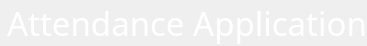
                <widget class="QFrame" name="frame_2">
                 <property name="minimumSize">
                  <size>
                   <width>0</width>
                   <height>0</height>
                  </size>
                 </property>
                 <property name="maximumSize">
                  <size>
                   <width>16777215</width>
                   <height>39</height>
                  </size>
                 </property>
                 <property name="styleSheet">
                  <string notr="true">border:none;</string>
                 </property>
                 <property name="frameShape">
                  <enum>QFrame::StyledPanel</enum>
                 </property>
                 <property name="frameShadow">
                  <enum>QFrame::Raised</enum>
                 </property>
                 <layout class="QHBoxLayout" name="horizontalLayout_2">
                  <property name="spacing">
                   <number>0</number>
                  </property>
                  <property name="leftMargin">
                   <number>0</number>
                  </property>
                  <property name="topMargin">
                   <number>0</number>
                  </property>
                  <property name="rightMargin">
                   <number>0</number>
                  </property>
                  <property name="bottomMargin">
                   <number>0</number>
                  </property>
                  <item>
                   <widget class="QLabel" name="label">
                    <property name="maximumSize">
                     <size>
                      <width>55</width>
                      <height>42</height>
                     </size>
                    </property>
                    <property name="text">
                     <string/>
                    </property>
                    <property name="textFormat">
                     <enum>Qt::AutoText</enum>
                    </property>
                    <property name="pixmap">
                     <pixmap>images/attendance_list.png</pixmap>
                    </property>
                    <property name="scaledContents">
                     <bool>true</bool>
                    </property>
                    <property name="alignment">
                     <set>Qt::AlignCenter</set>
                    </property>
                   </widget>
                  </item>
                  <item>
                   <widget class="QLabel" name="label_2">
                    <property name="maximumSize">
                     <size>
                      <width>470</width>
                      <height>16777215</height>
                     </size>
                    </property>
                    <property name="font">
                     <font>
                      <family>FangSong</family>
                      <pointsize>25</pointsize>
                     </font>
                    </property>
                    <property name="styleSheet">
                     <string notr="true">text-align:30px;</string>
                    </property>
                    <property name="text">
                     <string>&lt;html&gt;&lt;head/&gt;&lt;body&gt;&lt;p&gt;&lt;span style=&quot; color:#ffffff;&quot;&gt;Attendance Application&lt;/span&gt;&lt;/p&gt;&lt;/body&gt;&lt;/html&gt;</string>
                    </property>
                    <property name="alignment">
                     <set>Qt::AlignCenter</set>
                    </property>
                   </widget>
                  </item>
                  <item>
                   <widget class="QFrame" name="frame_7">
                    <property name="maximumSize">
                     <size>
                      <width>160</width>
                      <height>42</height>
                     </size>
                    </property>
                    <property name="frameShape">
                     <enum>QFrame::StyledPanel</enum>
                    </property>
                    <property name="frameShadow">
                     <enum>QFrame::Raised</enum>
                    </property>
                    <widget class="QPushButton" name="pushButton">
                     <property name="geometry">
                      <rect>
                       <x>1</x>
                       <y>3</y>
                       <width>35</width>
                       <height>35</height>
                      </rect>
                     </property>
                     <property name="toolTip">
                      <string>always on top other apps</string>
                     </property>
                     <property name="styleSheet">
                      <string notr="true">QPushButton{
border-radius:15px;
background-color: rgb(73, 69, 200);
}
</string>
                     </property>
                     <property name="text">
                      <string/>
                     </property>
                     <property name="icon">
                      <iconset>
                       <normaloff>images/1.png</normaloff>images/1.png</iconset>
                     </property>
                     <property name="iconSize">
                      <size>
                       <width>35</width>
                       <height>30</height>
                      </size>
                     </property>
                     <property name="checkable">
                      <bool>true</bool>
                     </property>
                    </widget>
                    <widget class="QPushButton" name="pushButton_2">
                     <property name="geometry">
                      <rect>
                       <x>40</x>
                       <y>3</y>
                       <width>35</width>
                       <height>35</height>
                      </rect>
                     </property>
                     <property name="toolTip">
                      <string>minimize</string>
                     </property>
                     <property name="styleSheet">
                      <string notr="true">QPushButton{
border-radius:15px;
background-color: rgb(0, 255, 0);
}
</string>
                     </property>
                     <property name="text">
                      <string/>
                     </property>
                    </widget>
                    <widget class="QPushButton" name="pushButton_3">
                     <property name="geometry">
                      <rect>
                       <x>82</x>
                       <y>3</y>
                       <width>35</width>
                       <height>35</height>
                      </rect>
                     </property>
                     <property name="toolTip">
                      <string>Normal</string>
                     </property>
                     <property name="styleSheet">
                      <string notr="true">QPushButton{
border-radius:15px;
background-color:rgb(255, 255, 0);
}
</string>
                     </property>
                     <property name="text">
                      <string/>
                     </property>
                     <property name="checkable">
                      <bool>true</bool>
                     </property>
                    </widget>
                    <widget class="QPushButton" name="pushButton_4">
                     <property name="geometry">
                      <rect>
                       <x>122</x>
                       <y>3</y>
                       <width>35</width>
                       <height>35</height>
                      </rect>
                     </property>
                     <property name="toolTip">
                      <string>Close</string>
                     </property>
                     <property name="styleSheet">
                      <string notr="true">QPushButton{
border-radius:15px;
background-color: rgb(255, 0, 0);
}
</string>
                     </property>
                     <property name="text">
                      <string/>
                     </property>
                    </widget>
                   </widget>
                  </item>
                 </layout>
                </widget>
